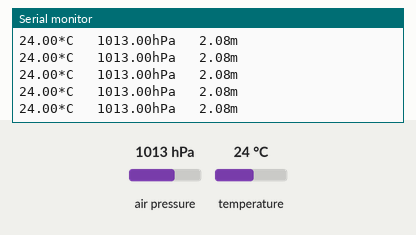
This sketch was run on a simulated Arduino Uno, built with avr-gcc and run on an emulated ATmega328P. On the bench: the last lines printed to the serial monitor. Inputs (shaded band) come from the test bench; at power-on: air pressure 1013 hPa, temperature 24 °C.

Above: at 1.2 s.
1.3 s: air pressure set to 952 hPa
At 2.1 s:
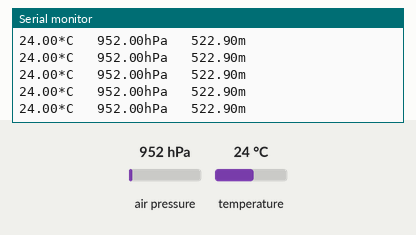
4.3 s: air pressure set to 1000 hPa
At 5.2 s:
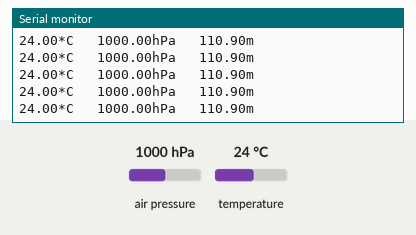
Timing chart, 0 to 6.7 s (numbered marks = the images above; inputs shaded):
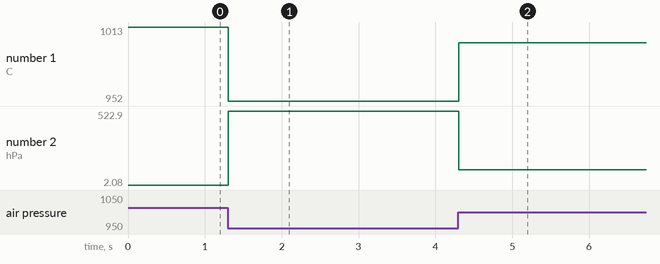

The sketch:

spi_bmp280.ino
```cpp
///////////////////////////////////////////////////////////////////////////////
// BMP280_DEV - SPI Communications, Default Configuration, Normal Conversion
///////////////////////////////////////////////////////////////////////////////
/*
19:20:23.580 -> 25.41*C   999.12hPa   122.66m
19:20:25.434 -> 25.43*C   999.14hPa   122.55m
19:20:27.288 -> 25.43*C   999.08hPa   123.02m
19:20:29.143 -> 25.43*C   999.10hPa   122.90m
19:20:30.965 -> 25.45*C   999.11hPa   122.79m
*/
#include <BMP280_DEV.h>                           // Include the BMP280_DEV.h library

float temperature, pressure, altitude;            // Create the temperature, pressure and altitude variables
BMP280_DEV bmp280(5);                            // Instantiate (create) a BMP280_DEV object and set-up for SPI operation on digital pin D10

void setup()
{
  Serial.begin(115200);                           // Initialise the serial port
  bmp280.begin();                                 // Default initialisation, place the BMP280 into SLEEP_MODE
  //bmp280.setPresOversampling(OVERSAMPLING_X4);    // Set the pressure oversampling to X4
  //bmp280.setTempOversampling(OVERSAMPLING_X1);    // Set the temperature oversampling to X1
  //bmp280.setIIRFilter(IIR_FILTER_4);              // Set the IIR filter to setting 4
  bmp280.setTimeStandby(TIME_STANDBY_2000MS);     // Set the standby time to 2 seconds
  bmp280.startNormalConversion();                 // Start BMP280 continuous conversion in NORMAL_MODE
}

void loop()
{
  if (bmp280.getMeasurements(temperature, pressure, altitude))    // Check if the measurement is complete
  {
    Serial.print(temperature);                    // Display the results
    Serial.print(F("*C   "));
    Serial.print(pressure);
    Serial.print(F("hPa   "));
    Serial.print(altitude);
    Serial.println(F("m"));
  }
}
```

Measured:
- after the input at 1.3 s, the serial monitor: prints a new line at once (image 1)
- after the input at 4.3 s, the serial monitor: prints a new line at once (image 2)
- plotted number 1: 1013 → 952 after the input at 1.3 s, 952 → 1000 after the input at 4.3 s
- plotted number 2: 2.08 → 522.9 after the input at 1.3 s, 522.9 → 110.9 after the input at 4.3 s
